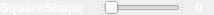
     <widget class="QSplitter" name="splitter_5">
      <property name="orientation">
       <enum>Qt::Horizontal</enum>
      </property>
      <widget class="QLabel" name="label_5">
       <property name="minimumSize">
        <size>
         <width>100</width>
         <height>0</height>
        </size>
       </property>
       <property name="maximumSize">
        <size>
         <width>100</width>
         <height>16777215</height>
        </size>
       </property>
       <property name="palette">
        <palette>
         <active>
          <colorrole role="WindowText">
           <brush brushstyle="SolidPattern">
            <color alpha="255">
             <red>255</red>
             <green>255</green>
             <blue>255</blue>
            </color>
           </brush>
          </colorrole>
          <colorrole role="Button">
           <brush brushstyle="SolidPattern">
            <color alpha="255">
             <red>0</red>
             <green>0</green>
             <blue>0</blue>
            </color>
           </brush>
          </colorrole>
          <colorrole role="Base">
           <brush brushstyle="SolidPattern">
            <color alpha="255">
             <red>0</red>
             <green>0</green>
             <blue>0</blue>
            </color>
           </brush>
          </colorrole>
          <colorrole role="Window">
           <brush brushstyle="SolidPattern">
            <color alpha="255">
             <red>0</red>
             <green>0</green>
             <blue>0</blue>
            </color>
           </brush>
          </colorrole>
         </active>
         <inactive>
          <colorrole role="WindowText">
           <brush brushstyle="SolidPattern">
            <color alpha="255">
             <red>255</red>
             <green>255</green>
             <blue>255</blue>
            </color>
           </brush>
          </colorrole>
          <colorrole role="Button">
           <brush brushstyle="SolidPattern">
            <color alpha="255">
             <red>0</red>
             <green>0</green>
             <blue>0</blue>
            </color>
           </brush>
          </colorrole>
          <colorrole role="Base">
           <brush brushstyle="SolidPattern">
            <color alpha="255">
             <red>0</red>
             <green>0</green>
             <blue>0</blue>
            </color>
           </brush>
          </colorrole>
          <colorrole role="Window">
           <brush brushstyle="SolidPattern">
            <color alpha="255">
             <red>0</red>
             <green>0</green>
             <blue>0</blue>
            </color>
           </brush>
          </colorrole>
         </inactive>
         <disabled>
          <colorrole role="WindowText">
           <brush brushstyle="SolidPattern">
            <color alpha="255">
             <red>120</red>
             <green>120</green>
             <blue>120</blue>
            </color>
           </brush>
          </colorrole>
          <colorrole role="Button">
           <brush brushstyle="SolidPattern">
            <color alpha="255">
             <red>0</red>
             <green>0</green>
             <blue>0</blue>
            </color>
           </brush>
          </colorrole>
          <colorrole role="Base">
           <brush brushstyle="SolidPattern">
            <color alpha="255">
             <red>0</red>
             <green>0</green>
             <blue>0</blue>
            </color>
           </brush>
          </colorrole>
          <colorrole role="Window">
           <brush brushstyle="SolidPattern">
            <color alpha="255">
             <red>0</red>
             <green>0</green>
             <blue>0</blue>
            </color>
           </brush>
          </colorrole>
         </disabled>
        </palette>
       </property>
       <property name="font">
        <font>
         <family>Arial</family>
         <pointsize>10</pointsize>
         <weight>75</weight>
         <bold>true</bold>
        </font>
       </property>
       <property name="text">
        <string>SquareShape</string>
       </property>
      </widget>
      <widget class="QSlider" name="hsSquareShape">
       <property name="cursor">
        <cursorShape>OpenHandCursor</cursorShape>
       </property>
       <property name="maximum">
        <number>100</number>
       </property>
       <property name="orientation">
        <enum>Qt::Horizontal</enum>
       </property>
      </widget>
      <widget class="QLabel" name="lblSquareShape">
       <property name="minimumSize">
        <size>
         <width>30</width>
         <height>0</height>
        </size>
       </property>
       <property name="maximumSize">
        <size>
         <width>30</width>
         <height>16777215</height>
        </size>
       </property>
       <property name="palette">
        <palette>
         <active>
          <colorrole role="WindowText">
           <brush brushstyle="SolidPattern">
            <color alpha="255">
             <red>255</red>
             <green>255</green>
             <blue>255</blue>
            </color>
           </brush>
          </colorrole>
          <colorrole role="Button">
           <brush brushstyle="SolidPattern">
            <color alpha="255">
             <red>0</red>
             <green>0</green>
             <blue>0</blue>
            </color>
           </brush>
          </colorrole>
          <colorrole role="Base">
           <brush brushstyle="SolidPattern">
            <color alpha="255">
             <red>0</red>
             <green>0</green>
             <blue>0</blue>
            </color>
           </brush>
          </colorrole>
          <colorrole role="Window">
           <brush brushstyle="SolidPattern">
            <color alpha="255">
             <red>0</red>
             <green>0</green>
             <blue>0</blue>
            </color>
           </brush>
          </colorrole>
         </active>
         <inactive>
          <colorrole role="WindowText">
           <brush brushstyle="SolidPattern">
            <color alpha="255">
             <red>255</red>
             <green>255</green>
             <blue>255</blue>
            </color>
           </brush>
          </colorrole>
          <colorrole role="Button">
           <brush brushstyle="SolidPattern">
            <color alpha="255">
             <red>0</red>
             <green>0</green>
             <blue>0</blue>
            </color>
           </brush>
          </colorrole>
          <colorrole role="Base">
           <brush brushstyle="SolidPattern">
            <color alpha="255">
             <red>0</red>
             <green>0</green>
             <blue>0</blue>
            </color>
           </brush>
          </colorrole>
          <colorrole role="Window">
           <brush brushstyle="SolidPattern">
            <color alpha="255">
             <red>0</red>
             <green>0</green>
             <blue>0</blue>
            </color>
           </brush>
          </colorrole>
         </inactive>
         <disabled>
          <colorrole role="WindowText">
           <brush brushstyle="SolidPattern">
            <color alpha="255">
             <red>120</red>
             <green>120</green>
             <blue>120</blue>
            </color>
           </brush>
          </colorrole>
          <colorrole role="Button">
           <brush brushstyle="SolidPattern">
            <color alpha="255">
             <red>0</red>
             <green>0</green>
             <blue>0</blue>
            </color>
           </brush>
          </colorrole>
          <colorrole role="Base">
           <brush brushstyle="SolidPattern">
            <color alpha="255">
             <red>0</red>
             <green>0</green>
             <blue>0</blue>
            </color>
           </brush>
          </colorrole>
          <colorrole role="Window">
           <brush brushstyle="SolidPattern">
            <color alpha="255">
             <red>0</red>
             <green>0</green>
             <blue>0</blue>
            </color>
           </brush>
          </colorrole>
         </disabled>
        </palette>
       </property>
       <property name="font">
        <font>
         <family>Arial</family>
         <pointsize>10</pointsize>
         <weight>75</weight>
         <bold>true</bold>
        </font>
       </property>
       <property name="text">
        <string>0</string>
       </property>
       <property name="alignment">
        <set>Qt::AlignCenter</set>
       </property>
      </widget>
     </widget>
